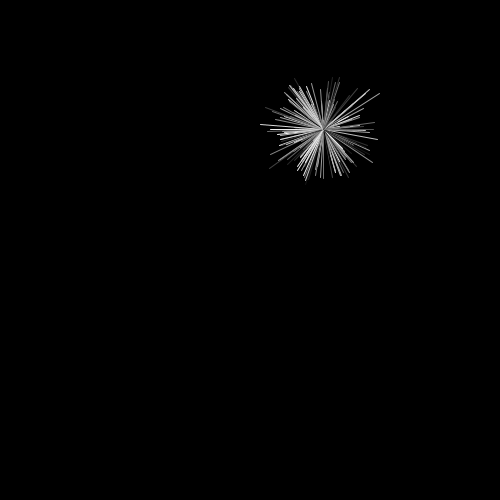
Frame 1 (no input)
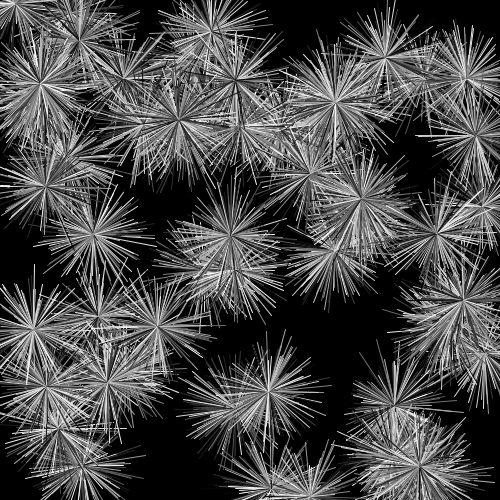
Frame 60 (the mouse pressed at the canvas centre just before this capture)
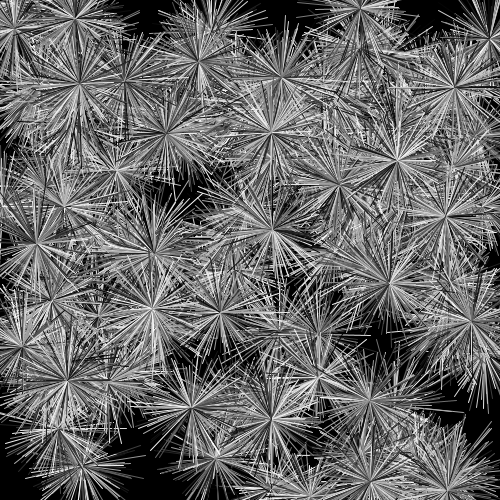
Frame 120 (the mouse held since frame 60 and released just before this capture)

The Processing sketch that drew these frames (run headless with seeded random() and noise(); from frame 60 on, the mouse is pressed at the canvas centre):

// Processing sketch: dandelion
// ── dandelion.pde
void setup() {
  size(500, 500);
  background(0);
  //translate(width/2, height/2);
}

void draw() {
  int ang = 0;
  float x = random(width);
  float y = random(height);
  translate(x, y);
  for (int i=0; i < 200; i++) {
    stroke(random(255));
    rotate(radians(ang));
    //rect(-25, -25, 50, 50);
    line(random(50), random(50), 0, 0);
    ang++;
    if(radians(ang) > PI) {
      ang = 0;
    }
  }
  //INCOMPLETO: Colocar la elipse en el centro
  /*
  noStroke();
  fill(0);
  ellipse(mouseX, mouseY, 8, 8);
  */
  

}

void mousePressed() {

}
